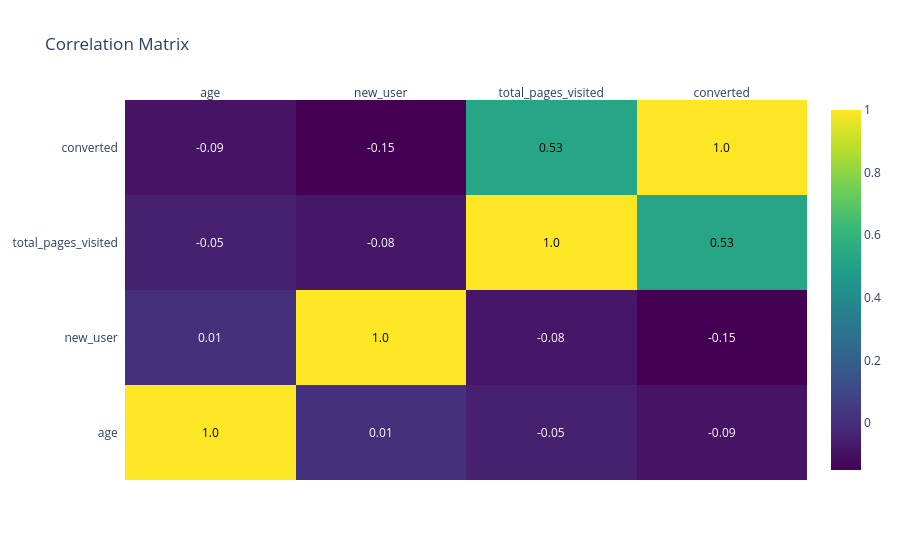

Notebook code cell kept with this figure:
### Markdown cell above
![Conversion_rate](charts_as_png/6-conversion_by_page_visited.png)

### Code cell
numerical_cols = data_train.select_dtypes(include='number')
corr_matrix = numerical_cols.corr()

fig = ff.create_annotated_heatmap(
    z=corr_matrix.values.round(2),
    x=corr_matrix.columns.tolist(),
    y=corr_matrix.index.tolist(),
    colorscale='Viridis',
    showscale=True
)

fig.update_layout(title="Correlation Matrix")
fig.show()

### Figure 1 — Plotly figure (JSON) as saved in the notebook; plotly's stock layout.template omitted (floating-point values rounded to 4 significant figures)
{"data": [{"colorscale": [[0, "#440154"], [0.1111, "#482878"], [0.2222, "#3e4989"], [0.3333, "#31688e"], [0.4444, "#26828e"], [0.5556, "#1f9e89"], [0.6667, "#35b779"], [0.7778, "#6ece58"], [0.8889, "#b5de2b"], [1, "#fde725"]], "reversescale": false, "showscale": true, "type": "heatmap", "x": ["age", "new_user", "total_pages_visited", "converted"], "y": ["age", "new_user", "total_pages_visited", "converted"], "z": [[1.0, 0.01, -0.05, -0.09], [0.01, 1.0, -0.08, -0.15], [-0.05, -0.08, 1.0, 0.53], [-0.09, -0.15, 0.53, 1.0]]}], "layout": {"annotations": [{"font": {"color": "#000000"}, "showarrow": false, "text": "1.0", "x": "age", "xref": "x", "y": "age", "yref": "y"}, {"font": {"color": "#FFFFFF"}, "showarrow": false, "text": "0.01", "x": "new_user", "xref": "x", "y": "age", "yref": "y"}, {"font": {"color": "#FFFFFF"}, "showarrow": false, "text": "-0.05", "x": "total_pages_visited", "xref": "x", "y": "age", "yref": "y"}, {"font": {"color": "#FFFFFF"}, "showarrow": false, "text": "-0.09", "x": "converted", "xref": "x", "y": "age", "yref": "y"}, {"font": {"color": "#FFFFFF"}, "showarrow": false, "text": "0.01", "x": "age", "xref": "x", "y": "new_user", "yref": "y"}, {"font": {"color": "#000000"}, "showarrow": false, "text": "1.0", "x": "new_user", "xref": "x", "y": "new_user", "yref": "y"}, {"font": {"color": "#FFFFFF"}, "showarrow": false, "text": "-0.08", "x": "total_pages_visited", "xref": "x", "y": "new_user", "yref": "y"}, {"font": {"color": "#FFFFFF"}, "showarrow": false, "text": "-0.15", "x": "converted", "xref": "x", "y": "new_user", "yref": "y"}, {"font": {"color": "#FFFFFF"}, "showarrow": false, "text": "-0.05", "x": "age", "xref": "x", "y": "total_pages_visited", "yref": "y"}, {"font": {"color": "#FFFFFF"}, "showarrow": false, "text": "-0.08", "x": "new_user", "xref": "x", "y": "total_pages_visited", "yref": "y"}, {"font": {"color": "#000000"}, "showarrow": false, "text": "1.0", "x": "total_pages_visited", "xref": "x", "y": "total_pages_visited", "yref": "y"}, {"font": {"color": "#000000"}, "showarrow": false, "text": "0.53", "x": "converted", "xref": "x", "y": "total_pages_visited", "yref": "y"}, {"font": {"color": "#FFFFFF"}, "showarrow": false, "text": "-0.09", "x": "age", "xref": "x", "y": "converted", "yref": "y"}, {"font": {"color": "#FFFFFF"}, "showarrow": false, "text": "-0.15", "x": "new_user", "xref": "x", "y": "converted", "yref": "y"}, {"font": {"color": "#000000"}, "showarrow": false, "text": "0.53", "x": "total_pages_visited", "xref": "x", "y": "converted", "yref": "y"}, {"font": {"color": "#000000"}, "showarrow": false, "text": "1.0", "x": "converted", "xref": "x", "y": "converted", "yref": "y"}], "title": {"text": "Correlation Matrix"}, "xaxis": {"dtick": 1, "gridcolor": "rgb(0, 0, 0)", "side": "top", "ticks": ""}, "yaxis": {"dtick": 1, "ticks": "", "ticksuffix": "  "}}}
